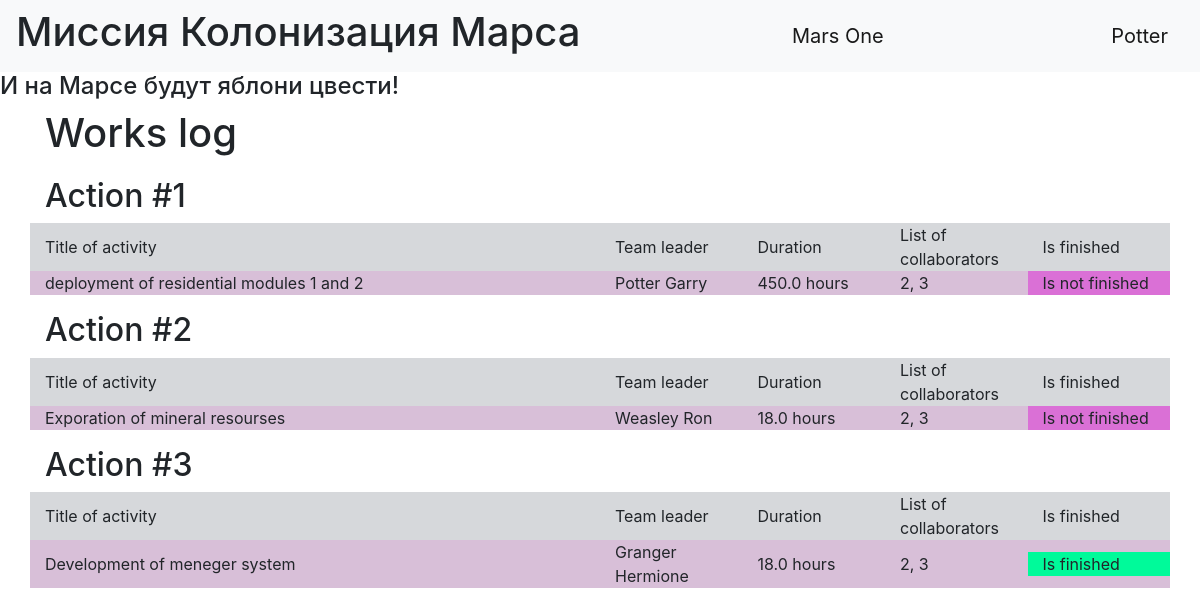
/ (signed in), run on the app's committed database.
### data/users.py (models this page shows, shortened)
class User(SqlAlchemyBase, UserMixin):
    __tablename__ = 'users'
    id = sqlalchemy.Column(sqlalchemy.Integer,
                           primary_key=True, autoincrement=True)
    surname = sqlalchemy.Column(sqlalchemy.String, nullable=True)
    name = sqlalchemy.Column(sqlalchemy.String, nullable=True)
    age = sqlalchemy.Column(sqlalchemy.Integer, nullable=True)
    position = sqlalchemy.Column(sqlalchemy.String, nullable=True)
    speciality = sqlalchemy.Column(sqlalchemy.String, nullable=True)
    address = sqlalchemy.Column(sqlalchemy.String, nullable=True)
    email = sqlalchemy.Column(sqlalchemy.String,
                              index=True, unique=True, nullable=True)
    hashed_password = sqlalchemy.Column(sqlalchemy.String, nullable=True)
    modified_date = sqlalchemy.Column(sqlalchemy.DateTime,
                                      default=datetime.datetime.now)
    jobs = orm.relation("Jobs", back_populates='user')

### data/jobs.py (models this page shows)
class Jobs(SqlAlchemyBase):
    __tablename__ = "jobs"
    id = sqlalchemy.Column(sqlalchemy.Integer, primary_key=True, autoincrement=True)
    team_leader = sqlalchemy.Column(sqlalchemy.Integer, sqlalchemy.ForeignKey("users.id"))
    job = sqlalchemy.Column(sqlalchemy.String)
    work_size = sqlalchemy.Column(sqlalchemy.Integer)
    collaborators = sqlalchemy.Column(sqlalchemy.String)
    start_date = sqlalchemy.Column(sqlalchemy.DateTime)
    end_date = sqlalchemy.Column(sqlalchemy.DateTime)
    is_finished = sqlalchemy.Column(sqlalchemy.Boolean)
    user = orm.relation('User')

### main.py (the view)
@app.route('/')
def main():
    db_sess = db_session.create_session()
    jobs = db_sess.query(Jobs).all()
    us = db_sess.query(User).all()
    return render_template("works.html", jobs=jobs, dt=datetime.datetime.now(), user = us)

### data/db_session.py (called while the page is built)
def create_session() -> Session:
    global __factory
    return __factory()

### main.py (called while the page is built)
@login_manager.user_loader
def load_user(user_id):
    db_sess = db_session.create_session()
    return db_sess.query(User).get(user_id)

### templates/works.html
{% extends "base.html" %}
{% block content %}
<h1 xmlns="http://www.w3.org/1999/html">Works log</h1>
<div class="item">
{% for item in jobs%}
<h2>Action #{{item.id}}</h2>
    <div class="table">
    <div class="row table-secondary align-items-center">
                <div class="col-6">
                Title of activity
                </div>
                <div class="col">
                Team leader
            </div>
            <div class="col">
                Duration
            </div>
                        <div class="col">
                List of collaborators
            </div>
         <div class="col">
                Is finished
            </div>
    </div>
<div class="row table-secondary align-items-center purple">
    <div class="col-6">
        {{item.job}}
    </div>
    <div class="col">
        {% set b = user[loop.index]%}
        {{b.name + " " + b.surname}}
    </div>
    <div class="col">
        {% set a = (dt - item.start_date).total_seconds() // 3600%}
        {{a}} hours
    </div>
    <div class="col">
        {{item.collaborators}}
    </div>
    {%if item.is_finished %}
    <div class="col not-purple-1">
        Is finished
    </div>
    {%else%}
    <div class="col not-purple">
        Is not finished
    </div>
    {%endif%}
</div>
    </div>
{% endfor %}
</div>
{% endblock %}

### templates/base.html (shortened to what this page needs)
<!DOCTYPE html>
<html lang="en">
<head>
    <link rel="stylesheet"
          href="https://stackpath.bootstrapcdn.com/bootstrap/4.4.1/css/bootstrap.min.css"
>
    <link rel="stylesheet" style="text/css" href="../static/css/style.css">
    </head>
<body>
<header>
    <nav class="navbar navbar-light bg-light">
        <h1>Миссия Колонизация Марса</h1>
        <a class="navbar-brand" href="#">Mars One</a>
        {% if current_user.is_authenticated %}
    <a class="navbar-brand" href="/logout">{{ current_user.name }}</a>
{% else %}
    <p>
        <a class="btn btn-primary " href="/register">Зарегистрироваться</a>
        <a class="btn btn-success" href="/login">Войти</a>
    </p>
{% endif %}
    </nav>
</header>
<h4>И на Марсе будут яблони цвести!</h4>
    <main role="main" class="container">
        {% block content %}{% endblock %}
    </main>
</body>
</html>

### static/css/style.css (style rules this page uses)
.item { margin-top: 10px; padding-top: 10px; $table-cell-padding-y: .5rem; }
.purple { background-color:#D8BFD8; }
.not-purple { background-color: #DA70D6; }
.not-purple-1 { background-color: #00FA9A; }

### data on the page
User: name "Potter", name+surname "Potter Garry"
Jobs: id "1", job "deployment of residential modules 1 and 2", collaborators "2, 3", is_finished "Is not finished"
Jobs: id "2", job "Exporation of mineral resourses", collaborators "2, 3", is_finished "Is not finished"
User: name+surname "Weasley Ron"
Jobs: id "3", job "Development of meneger system", collaborators "2, 3", is_finished "Is finished"
User: name+surname "Granger Hermione"
